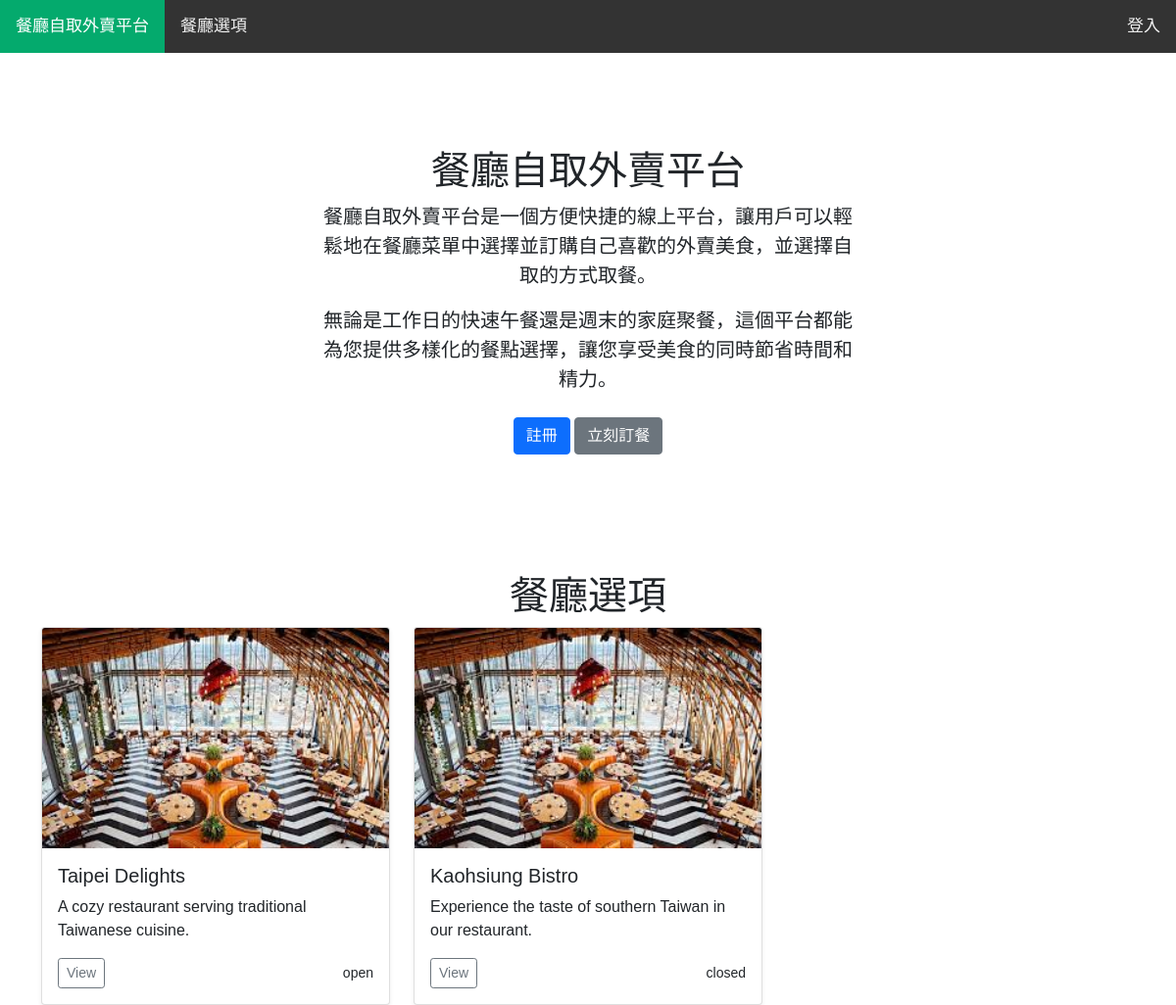
The page / on the database its author committed.
### tables this page shows
CREATE TABLE IF NOT EXISTS `restaurant` (
    `rest_id` INT NOT NULL AUTO_INCREMENT PRIMARY KEY,
    `rest_telp_num` VARCHAR(50),
    `rest_address` VARCHAR(50) NOT NULL,
    `rest_description` VARCHAR(255),
    `rest_open_status` VARCHAR(10) NOT NULL,
    `rest_name` VARCHAR(50) NOT NULL
);

### index.php (the view, shortened to what this page needs)
<?php
include("config.php");
?>
<html>
<head>
    <link href="https://getbootstrap.com/docs/5.0/dist/css/bootstrap.min.css" rel="stylesheet">
</head>
<body>
<div class="topnav">
    <a class="active" href="index.php">餐廳自取外賣平台</a>
    <a href="#rest">餐廳選項</a>
    <div class="right">
        <a href="login.php">登入</a>
    </div>
</div>
<section class="py-5 text-center container">
    <div class="row py-lg-5">
      <div class="col-lg-6 col-md-8 mx-auto">
        <h1 class="fw-light">餐廳自取外賣平台</h1>
        <p class="lead text-body-secondary">餐廳自取外賣平台是一個方便快捷的線上平台，讓用戶可以輕鬆地在餐廳菜單中選擇並訂購自己喜歡的外賣美食，並選擇自取的方式取餐。</p>
        <p class="lead text-body-secondary">無論是工作日的快速午餐還是週末的家庭聚餐，這個平台都能為您提供多樣化的餐點選擇，讓您享受美食的同時節省時間和精力。</p>
        <p>
          <a href="signup.php" class="btn btn-primary my-2">註冊</a>
          <a href="login.php" class="btn btn-secondary my-2">立刻訂餐</a>
        </p>
      </div>
    </div>
</section>
<div id="rest">
    <h1 class="text-center">餐廳選項</h1>
    <div class="container">
        <div class="row row-cols-1 row-cols-md-3 g-4">
            <?php
            $sql = "SELECT * FROM restaurant";
            $result = $conn->query($sql);
            if ($result->num_rows > 0) {
                while ($row = mysqli_fetch_array($result, MYSQLI_ASSOC)) {
                    echo '
                    <div class="col">
                        <div class="card shadow-sm">
                            <img src="photo/rest.jpg" class="bd-placeholder-img card-img-top" width="100%" height="225">
                            <div class="card-body">
                                <h5 class="card-title">' . $row["rest_name"] . '</h5>
                                <p class="card-text">' . $row["rest_description"] . '</p>
                                <div class="d-flex justify-content-between align-items-center">
                                    <div class="btn-group">
                                        <a href="c_view_menu.php?rest_id=' . $row["rest_id"] . '" class="btn btn-sm btn-outline-secondary">View</a>
                                    </div>
                                    <small class="text-body-secondary">' . $row["rest_open_status"] . '</small>
                                </div>
                            </div>
                        </div>
                    </div>';
                }
            } else {
                echo "<p>No results found.</p>";
            }
            ?>
        </div>
    </div>
</div>
</body>
</html>

### index.php (style rules this page uses)
body { margin: 0; font-family: Arial, Helvetica, sans-serif; }
.topnav { overflow: hidden; background-color: #333; }
.topnav a { float: left; color: #f2f2f2; text-align: center; padding: 14px 16px; text-decoration: none; font-size: 17px; }
.topnav a.active { background-color: #04AA6D; color: white; }
.topnav .right { float: right; }

### rows shown on the page
restaurant: rest_name "Taipei Delights", rest_description "A cozy restaurant serving traditional Taiwanese cuisine.", rest_open_status "open"
restaurant: rest_name "Kaohsiung Bistro", rest_description "Experience the taste of southern Taiwan in our restaurant.", rest_open_status "closed"
